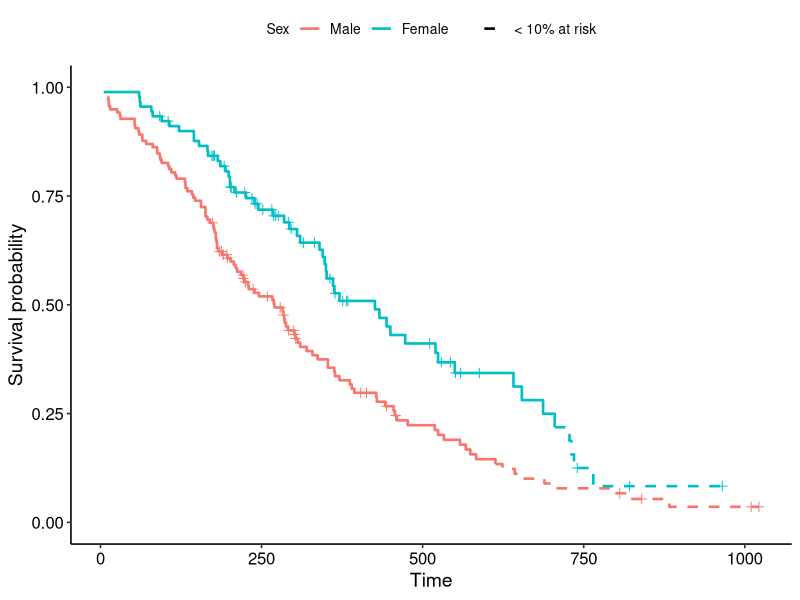
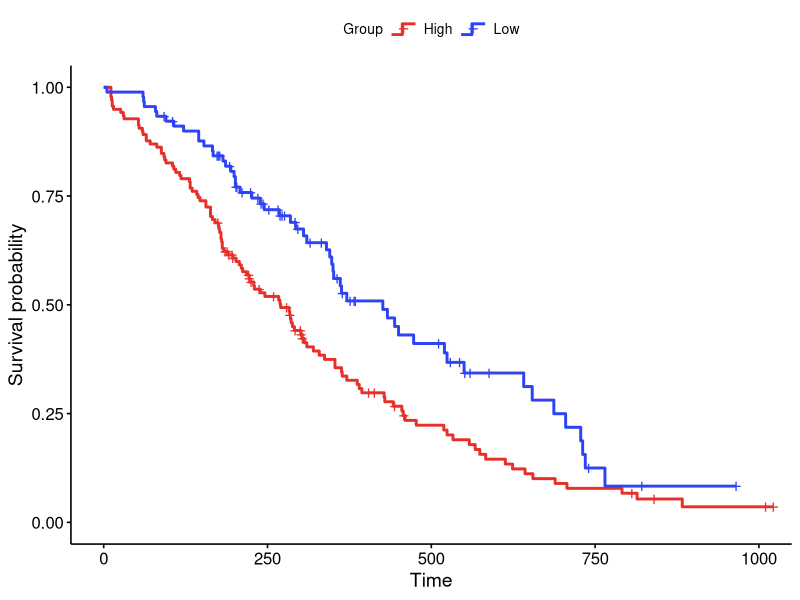

R code for these plots, in order:
## ---- chunk 1
knitr::opts_chunk$set(
  comment = "#>",
  collapse = TRUE,
  message = FALSE,
  warning = FALSE,
  fig.width = 7,
  fig.height = 5
)
## ---- chunk 2
library(survminer)
library(survival)
library(dplyr)
library(ggplot2)
## ---- chunk 3
# KM curves that switch solid -> dashed once the number at risk drops below
# `frac` of each group's initial cohort (default 10%).
ggsurv_dashed_below <- function(fit, data, frac = 0.10, ...) {
  ss <- surv_summary(fit, data = data) %>%
    group_by(strata) %>%
    mutate(onset = { s <- n.risk < frac * max(n.risk)
                     if (any(s)) min(time[s]) else Inf },
           phase = ifelse(time >= onset, "sparse", "dense")) %>%
    ungroup()
  # repeat the first sparse point in the solid phase so the two steps join
  bridge <- ss %>% filter(phase == "sparse") %>%
    group_by(strata) %>% slice_min(time, n = 1) %>% ungroup() %>%
    mutate(phase = "dense")

  ggplot(bind_rows(ss, bridge), aes(time, surv, colour = strata)) +
    geom_step(aes(linetype = phase), linewidth = 0.9) +
    geom_point(data = filter(ss, n.censor > 0), shape = 3, size = 2,
               show.legend = FALSE) +
    scale_linetype_manual(values = c(dense = "solid", sparse = "dashed"),
                          breaks = "sparse",
                          labels = sprintf("< %g%% at risk", 100 * frac),
                          name = NULL) +
    coord_cartesian(ylim = c(0, 1)) +
    labs(x = "Time", y = "Survival probability", ...) +
    theme_survminer()
}
## ---- chunk 4
fit <- survfit(Surv(time, status) ~ sex, data = lung)
ggsurv_dashed_below(fit, lung, frac = 0.10) +
  scale_colour_discrete(name = "Sex", labels = c("Male", "Female"))
## ---- chunk 5
library(grid)

# Draw the legend key of a ggsurvplot's curves as a small step (stair) that
# echoes the Kaplan-Meier shape, instead of the default straight line.
step_legend_key <- function(p) {
  `%||%` <- function(x, y) if (is.null(x)) y else x   # base R has this since 4.4
  draw_key_step <- function(data, params, size) {
    grid::linesGrob(
      x = c(0, 0.45, 0.45, 1), y = c(0.25, 0.25, 0.7, 0.7),
      gp = grid::gpar(col = data$colour %||% "black",
                      lwd = (data$linewidth %||% data$size %||% 0.75) * .pt,
                      lty = data$linetype %||% 1, lineend = "butt"))
  }
  # the survival curves are the first layer; subclass its geom to override ONLY
  # the legend key, so the curve drawing itself is unchanged
  g <- p$plot$layers[[1]]$geom
  p$plot$layers[[1]]$geom <-
    ggplot2::ggproto(paste0(class(g)[1], "Key"), g, draw_key = draw_key_step)
  p
}
## ---- chunk 6
fit2 <- survfit(Surv(time, status) ~ sex, data = lung)
p <- ggsurvplot(fit2, data = lung, palette = c("#E7302A", "#2E43F3"),
                legend.title = "Group", legend.labs = c("High", "Low"))
step_legend_key(p)
